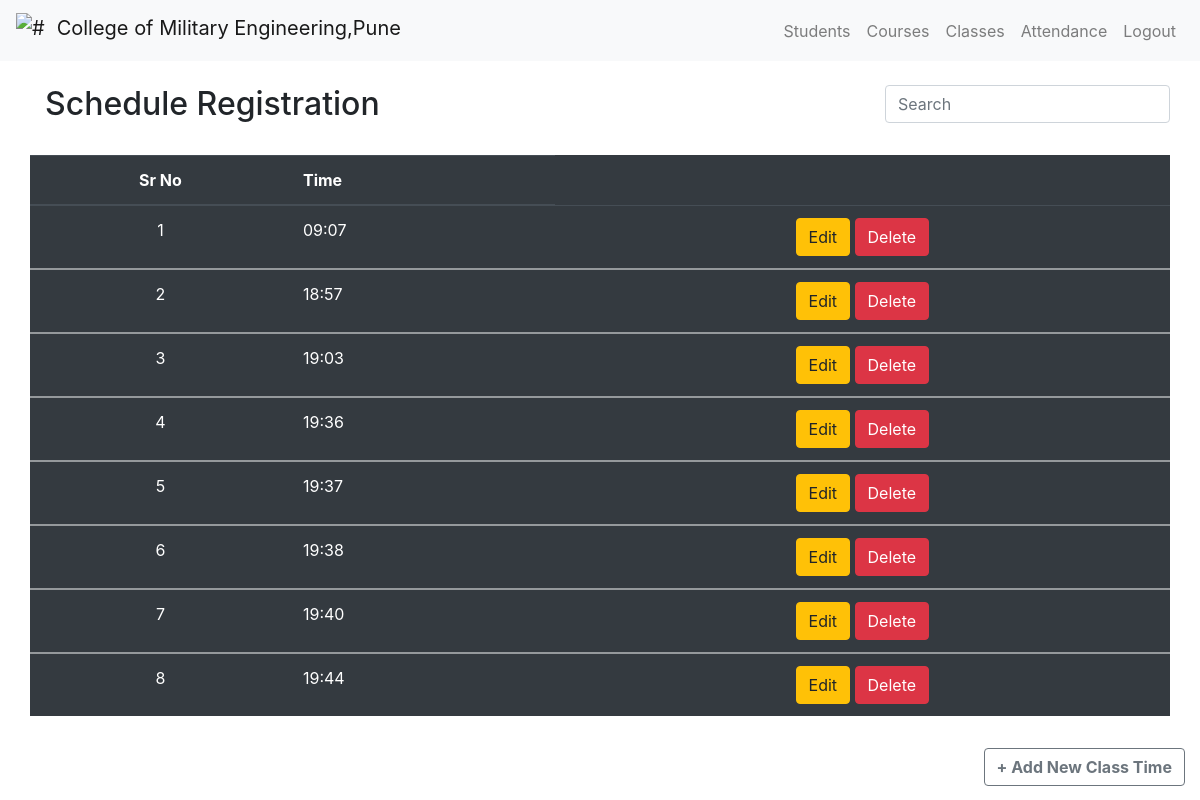
Page /timings on the committed database.
### app.py (models this page shows)
class timing(db.Model):
    time_id=db.Column(db.Integer,primary_key=True)
    time=db.Column(db.String(200))

### app.py (the view)
@app.route('/timings', methods=['POST', 'GET'])
def lecture_timings():
    time = timing.query.all()
    return render_template('lecture_timing.html',record=time)

### templates/lecture_timing.html (shortened to what this page needs)
{%extends 'base.html'%}
{%block body%}
<nav class="navbar navbar-expand-md bg-light navbar-light">
    <a class="navbar-brand" href="#">
      <img src="{{ url_for('static',filename='cme.jpg') }}" width="35" height="35" class="d-inline-block align-top" alt="#">
      College of Military Engineering,Pune
    </a>
    <ul class="navbar-nav ml-auto">
       <li class="nav-item">
           <a class="nav-link" href="{{url_for('index')}}">
             Students
           </a>
       </li>
       <li class="nav-item">
           <a class="nav-link" href="{{url_for('course_reg')}}">
             Courses
           </a>
       </li>
       <li class="nav-item">
          <a class="nav-link" href="{{url_for('class_reg')}}">
            Classes
          </a>
      </li>
       <li class="nav-item">
           <a class="nav-link" href="{{url_for('attendance_records')}}">
             Attendance
           </a>
       </li>
    <li class="nav-item">
      <a class="nav-link" href="{{url_for('logout')}}">
        Logout
      </a>
  </li>
   </ul>
  </nav>
<div class="container mt-4">
    <div class="row">
        <div class="col-md-4"><h2>Schedule Registration</h2></div>
        <input type="text" id="filter" class="form-control col-md-3 ml-auto" placeholder="Search">
    </div>
  <div class="row mt-4">
       <table class="table table-hover justify-content-center table-dark" style="border-collapse: collapse;" id="table1">
      <thead>
            <tr>
                <th class="text-center" style="position: sticky;top: 0;">Sr No</th>
                <th style="position: sticky;top: 0;">Time</th>
            </tr>
            </thead>
        {% for row in record %}
        <tbody>
        <tr>
               <td class="text-center">{{ row.time_id }}</a></td>
		<td >{{ row.time }}</td>
		 <td class="text-center">
		<a href="/update_timings/{{row.time_id}}" class="btn btn-warning btn-xs" data-toggle="modal" data-target="#modaledit{{row.time_id}}">Edit</a>
        <a href="/delete_timings/{{row.time_id}}" class="btn btn-danger btn-xs" onclick="return confirm('Are You Sure To Delete ?')">Delete</a>
		</td>
        </tr>
        </tbody>
       {% endfor %}
      </table>
    </div>
</div>
<div class="col-md-12 mt-3">
    <button class="btn btn-outline-secondary btn-md float-right font-weight-bold" data-toggle="modal" data-target="#mymodal">+ Add New Class Time</button>
 </div>
{%endblock%}

### templates/base.html (shortened to what this page needs)
<!DOCTYPE html>
<html lang="en">
<head>
    <link rel="stylesheet" href="/static/bootstrap.min.css">
</head>
<body>
    {%block body%} {%endblock%}
</body>
</html>

### rows in the picture
timing: time_id "1", time "09:07"
timing: time_id "2", time "18:57"
timing: time_id "3", time "19:03"
timing: time_id "4", time "19:36"
timing: time_id "5", time "19:37"
timing: time_id "6", time "19:38"
timing: time_id "7", time "19:40"
timing: time_id "8", time "19:44"
